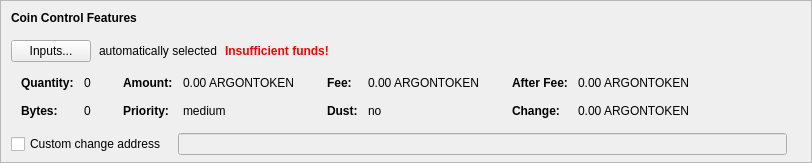
    <widget class="QFrame" name="frameCoinControl">
     <property name="sizePolicy">
      <sizepolicy hsizetype="Expanding" vsizetype="Expanding">
       <horstretch>0</horstretch>
       <verstretch>0</verstretch>
      </sizepolicy>
     </property>
     <property name="maximumSize">
      <size>
       <width>16777215</width>
       <height>16777215</height>
      </size>
     </property>
     <property name="frameShape">
      <enum>QFrame::StyledPanel</enum>
     </property>
     <property name="frameShadow">
      <enum>QFrame::Sunken</enum>
     </property>
     <layout class="QVBoxLayout" name="verticalLayoutCoinControl2">
      <property name="spacing">
       <number>0</number>
      </property>
      <property name="leftMargin">
       <number>0</number>
      </property>
      <property name="topMargin">
       <number>0</number>
      </property>
      <property name="rightMargin">
       <number>0</number>
      </property>
      <property name="bottomMargin">
       <number>6</number>
      </property>
      <item>
       <layout class="QVBoxLayout" name="verticalLayoutCoinControl" stretch="0,0,0,0,1">
        <property name="spacing">
         <number>0</number>
        </property>
        <property name="leftMargin">
         <number>10</number>
        </property>
        <property name="topMargin">
         <number>10</number>
        </property>
        <item>
         <layout class="QHBoxLayout" name="horizontalLayoutCoinControl1">
          <property name="bottomMargin">
           <number>15</number>
          </property>
          <item>
           <widget class="QLabel" name="labelCoinControlFeatures">
            <property name="sizePolicy">
             <sizepolicy hsizetype="Preferred" vsizetype="Maximum">
              <horstretch>0</horstretch>
              <verstretch>0</verstretch>
             </sizepolicy>
            </property>
            <property name="font">
             <font>
              <weight>75</weight>
              <bold>true</bold>
             </font>
            </property>
            <property name="styleSheet">
             <string notr="true">font-weight:bold;</string>
            </property>
            <property name="text">
             <string>Coin Control Features</string>
            </property>
           </widget>
          </item>
         </layout>
        </item>
        <item>
         <layout class="QHBoxLayout" name="horizontalLayoutCoinControl2" stretch="0,0,0,0">
          <property name="spacing">
           <number>8</number>
          </property>
          <property name="bottomMargin">
           <number>10</number>
          </property>
          <item>
           <widget class="QPushButton" name="pushButtonCoinControl">
            <property name="styleSheet">
             <string notr="true"/>
            </property>
            <property name="text">
             <string>Inputs...</string>
            </property>
            <property name="autoDefault">
             <bool>false</bool>
            </property>
           </widget>
          </item>
          <item>
           <widget class="QLabel" name="labelCoinControlAutomaticallySelected">
            <property name="text">
             <string>automatically selected</string>
            </property>
            <property name="margin">
             <number>5</number>
            </property>
           </widget>
          </item>
          <item>
           <widget class="QLabel" name="labelCoinControlInsuffFunds">
            <property name="font">
             <font>
              <weight>75</weight>
              <bold>true</bold>
             </font>
            </property>
            <property name="styleSheet">
             <string notr="true">color:red;font-weight:bold;</string>
            </property>
            <property name="text">
             <string>Insufficient funds!</string>
            </property>
            <property name="margin">
             <number>5</number>
            </property>
           </widget>
          </item>
          <item>
           <spacer name="horizontalSpacerCoinControl">
            <property name="orientation">
             <enum>Qt::Horizontal</enum>
            </property>
            <property name="sizeHint" stdset="0">
             <size>
              <width>40</width>
              <height>1</height>
             </size>
            </property>
           </spacer>
          </item>
         </layout>
        </item>
        <item>
         <widget class="QWidget" name="widgetCoinControl" native="true">
          <property name="sizePolicy">
           <sizepolicy hsizetype="Preferred" vsizetype="Preferred">
            <horstretch>0</horstretch>
            <verstretch>0</verstretch>
           </sizepolicy>
          </property>
          <property name="minimumSize">
           <size>
            <width>0</width>
            <height>0</height>
           </size>
          </property>
          <property name="styleSheet">
           <string notr="true"/>
          </property>
          <layout class="QHBoxLayout" name="horizontalLayoutCoinControl5">
           <property name="leftMargin">
            <number>0</number>
           </property>
           <property name="topMargin">
            <number>0</number>
           </property>
           <property name="rightMargin">
            <number>0</number>
           </property>
           <property name="bottomMargin">
            <number>0</number>
           </property>
           <item>
            <layout class="QHBoxLayout" name="horizontalLayoutCoinControl3" stretch="0,0,0,1">
             <property name="spacing">
              <number>20</number>
             </property>
             <property name="topMargin">
              <number>0</number>
             </property>
             <property name="bottomMargin">
              <number>10</number>
             </property>
             <item>
              <layout class="QFormLayout" name="formLayoutCoinControl1">
               <property name="horizontalSpacing">
                <number>10</number>
               </property>
               <property name="verticalSpacing">
                <number>14</number>
               </property>
               <property name="leftMargin">
                <number>10</number>
               </property>
               <property name="topMargin">
                <number>4</number>
               </property>
               <property name="rightMargin">
                <number>6</number>
               </property>
               <item row="0" column="0">
                <widget class="QLabel" name="labelCoinControlQuantityText">
                 <property name="font">
                  <font>
                   <weight>75</weight>
                   <bold>true</bold>
                  </font>
                 </property>
                 <property name="text">
                  <string>Quantity:</string>
                 </property>
                 <property name="margin">
                  <number>0</number>
                 </property>
                </widget>
               </item>
               <item row="0" column="1">
                <widget class="QLabel" name="labelCoinControlQuantity">
                 <property name="cursor">
                  <cursorShape>IBeamCursor</cursorShape>
                 </property>
                 <property name="contextMenuPolicy">
                  <enum>Qt::ActionsContextMenu</enum>
                 </property>
                 <property name="text">
                  <string notr="true">0</string>
                 </property>
                 <property name="margin">
                  <number>0</number>
                 </property>
                 <property name="textInteractionFlags">
                  <set>Qt::LinksAccessibleByMouse|Qt::TextSelectableByKeyboard|Qt::TextSelectableByMouse</set>
                 </property>
                </widget>
               </item>
               <item row="1" column="0">
                <widget class="QLabel" name="labelCoinControlBytesText">
                 <property name="font">
                  <font>
                   <weight>75</weight>
                   <bold>true</bold>
                  </font>
                 </property>
                 <property name="text">
                  <string>Bytes:</string>
                 </property>
                </widget>
               </item>
               <item row="1" column="1">
                <widget class="QLabel" name="labelCoinControlBytes">
                 <property name="cursor">
                  <cursorShape>IBeamCursor</cursorShape>
                 </property>
                 <property name="contextMenuPolicy">
                  <enum>Qt::ActionsContextMenu</enum>
                 </property>
                 <property name="text">
                  <string notr="true">0</string>
                 </property>
                 <property name="textInteractionFlags">
                  <set>Qt::LinksAccessibleByMouse|Qt::TextSelectableByKeyboard|Qt::TextSelectableByMouse</set>
                 </property>
                </widget>
               </item>
              </layout>
             </item>
             <item>
              <layout class="QFormLayout" name="formLayoutCoinControl2">
               <property name="horizontalSpacing">
                <number>10</number>
               </property>
               <property name="verticalSpacing">
                <number>14</number>
               </property>
               <property name="leftMargin">
                <number>6</number>
               </property>
               <property name="topMargin">
                <number>4</number>
               </property>
               <property name="rightMargin">
                <number>6</number>
               </property>
               <item row="0" column="0">
                <widget class="QLabel" name="labelCoinControlAmountText">
                 <property name="font">
                  <font>
                   <weight>75</weight>
                   <bold>true</bold>
                  </font>
                 </property>
                 <property name="text">
                  <string>Amount:</string>
                 </property>
                 <property name="margin">
                  <number>0</number>
                 </property>
                </widget>
               </item>
               <item row="0" column="1">
                <widget class="QLabel" name="labelCoinControlAmount">
                 <property name="cursor">
                  <cursorShape>IBeamCursor</cursorShape>
                 </property>
                 <property name="contextMenuPolicy">
                  <enum>Qt::ActionsContextMenu</enum>
                 </property>
                 <property name="text">
                  <string notr="true">0.00 ARGONTOKEN</string>
                 </property>
                 <property name="textInteractionFlags">
                  <set>Qt::LinksAccessibleByMouse|Qt::TextSelectableByKeyboard|Qt::TextSelectableByMouse</set>
                 </property>
                </widget>
               </item>
               <item row="1" column="0">
                <widget class="QLabel" name="labelCoinControlPriorityText">
                 <property name="font">
                  <font>
                   <weight>75</weight>
                   <bold>true</bold>
                  </font>
                 </property>
                 <property name="text">
                  <string>Priority:</string>
                 </property>
                </widget>
               </item>
               <item row="1" column="1">
                <widget class="QLabel" name="labelCoinControlPriority">
                 <property name="cursor">
                  <cursorShape>IBeamCursor</cursorShape>
                 </property>
                 <property name="contextMenuPolicy">
                  <enum>Qt::ActionsContextMenu</enum>
                 </property>
                 <property name="text">
                  <string>medium</string>
                 </property>
                 <property name="textInteractionFlags">
                  <set>Qt::LinksAccessibleByMouse|Qt::TextSelectableByKeyboard|Qt::TextSelectableByMouse</set>
                 </property>
                </widget>
               </item>
              </layout>
             </item>
             <item>
              <layout class="QFormLayout" name="formLayoutCoinControl3">
               <property name="horizontalSpacing">
                <number>10</number>
               </property>
               <property name="verticalSpacing">
                <number>14</number>
               </property>
               <property name="leftMargin">
                <number>6</number>
               </property>
               <property name="topMargin">
                <number>4</number>
               </property>
               <property name="rightMargin">
                <number>6</number>
               </property>
               <item row="0" column="0">
                <widget class="QLabel" name="labelCoinControlFeeText">
                 <property name="font">
                  <font>
                   <weight>75</weight>
                   <bold>true</bold>
                  </font>
                 </property>
                 <property name="text">
                  <string>Fee:</string>
                 </property>
                 <property name="margin">
                  <number>0</number>
                 </property>
                </widget>
               </item>
               <item row="0" column="1">
                <widget class="QLabel" name="labelCoinControlFee">
                 <property name="cursor">
                  <cursorShape>IBeamCursor</cursorShape>
                 </property>
                 <property name="contextMenuPolicy">
                  <enum>Qt::ActionsContextMenu</enum>
                 </property>
                 <property name="text">
                  <string notr="true">0.00 ARGONTOKEN</string>
                 </property>
                 <property name="textInteractionFlags">
                  <set>Qt::LinksAccessibleByMouse|Qt::TextSelectableByKeyboard|Qt::TextSelectableByMouse</set>
                 </property>
                </widget>
               </item>
               <item row="1" column="0">
                <widget class="QLabel" name="labelCoinControlLowOutputText">
                 <property name="font">
                  <font>
                   <weight>75</weight>
                   <bold>true</bold>
                  </font>
                 </property>
                 <property name="text">
                  <string>Dust:</string>
                 </property>
                </widget>
               </item>
               <item row="1" column="1">
                <widget class="QLabel" name="labelCoinControlLowOutput">
                 <property name="cursor">
                  <cursorShape>IBeamCursor</cursorShape>
                 </property>
                 <property name="contextMenuPolicy">
                  <enum>Qt::ActionsContextMenu</enum>
                 </property>
                 <property name="text">
                  <string>no</string>
                 </property>
                 <property name="textInteractionFlags">
                  <set>Qt::LinksAccessibleByMouse|Qt::TextSelectableByKeyboard|Qt::TextSelectableByMouse</set>
                 </property>
                </widget>
               </item>
              </layout>
             </item>
             <item>
              <layout class="QFormLayout" name="formLayoutCoinControl4">
               <property name="horizontalSpacing">
                <number>10</number>
               </property>
               <property name="verticalSpacing">
                <number>14</number>
               </property>
               <property name="leftMargin">
                <number>6</number>
               </property>
               <property name="topMargin">
                <number>4</number>
               </property>
               <property name="rightMargin">
                <number>6</number>
               </property>
               <item row="0" column="0">
                <widget class="QLabel" name="labelCoinControlAfterFeeText">
                 <property name="font">
                  <font>
                   <weight>75</weight>
                   <bold>true</bold>
                  </font>
                 </property>
                 <property name="text">
                  <string>After Fee:</string>
                 </property>
                 <property name="margin">
                  <number>0</number>
                 </property>
                </widget>
               </item>
               <item row="0" column="1">
                <widget class="QLabel" name="labelCoinControlAfterFee">
                 <property name="cursor">
                  <cursorShape>IBeamCursor</cursorShape>
                 </property>
                 <property name="contextMenuPolicy">
                  <enum>Qt::ActionsContextMenu</enum>
                 </property>
                 <property name="text">
                  <string notr="true">0.00 ARGONTOKEN</string>
                 </property>
                 <property name="textInteractionFlags">
                  <set>Qt::LinksAccessibleByMouse|Qt::TextSelectableByKeyboard|Qt::TextSelectableByMouse</set>
                 </property>
                </widget>
               </item>
               <item row="1" column="0">
                <widget class="QLabel" name="labelCoinControlChangeText">
                 <property name="font">
                  <font>
                   <weight>75</weight>
                   <bold>true</bold>
                  </font>
                 </property>
                 <property name="text">
                  <string>Change:</string>
                 </property>
                </widget>
               </item>
               <item row="1" column="1">
                <widget class="QLabel" name="labelCoinControlChange">
                 <property name="cursor">
                  <cursorShape>IBeamCursor</cursorShape>
                 </property>
                 <property name="contextMenuPolicy">
                  <enum>Qt::ActionsContextMenu</enum>
                 </property>
                 <property name="text">
                  <string notr="true">0.00 ARGONTOKEN</string>
                 </property>
                 <property name="textInteractionFlags">
                  <set>Qt::LinksAccessibleByMouse|Qt::TextSelectableByKeyboard|Qt::TextSelectableByMouse</set>
                 </property>
                </widget>
               </item>
              </layout>
             </item>
            </layout>
           </item>
          </layout>
         </widget>
        </item>
        <item>
         <layout class="QHBoxLayout" name="horizontalLayoutCoinControl4" stretch="0,0,0">
          <property name="spacing">
           <number>12</number>
          </property>
          <property name="sizeConstraint">
           <enum>QLayout::SetDefaultConstraint</enum>
          </property>
          <property name="topMargin">
           <number>5</number>
          </property>
          <property name="rightMargin">
           <number>5</number>
          </property>
          <item>
           <widget class="QCheckBox" name="checkBoxCoinControlChange">
            <property name="toolTip">
             <string>If this is activated, but the change address is empty or invalid, change will be sent to a newly generated address.</string>
            </property>
            <property name="text">
             <string>Custom change address</string>
            </property>
           </widget>
          </item>
          <item>
           <widget class="QValidatedLineEdit" name="lineEditCoinControlChange">
            <property name="enabled">
             <bool>false</bool>
            </property>
            <property name="sizePolicy">
             <sizepolicy hsizetype="Expanding" vsizetype="Fixed">
              <horstretch>0</horstretch>
              <verstretch>0</verstretch>
             </sizepolicy>
            </property>
           </widget>
          </item>
          <item>
           <widget class="QLabel" name="labelCoinControlChangeLabel">
            <property name="sizePolicy">
             <sizepolicy hsizetype="Preferred" vsizetype="Expanding">
              <horstretch>0</horstretch>
              <verstretch>0</verstretch>
             </sizepolicy>
            </property>
            <property name="minimumSize">
             <size>
              <width>0</width>
              <height>0</height>
             </size>
            </property>
            <property name="text">
             <string/>
            </property>
            <property name="margin">
             <number>3</number>
            </property>
           </widget>
          </item>
         </layout>
        </item>
        <item>
         <spacer name="verticalSpacerCoinControl">
          <property name="orientation">
           <enum>Qt::Vertical</enum>
          </property>
          <property name="sizeHint" stdset="0">
           <size>
            <width>800</width>
            <height>1</height>
           </size>
          </property>
         </spacer>
        </item>
       </layout>
      </item>
     </layout>
    </widget>
